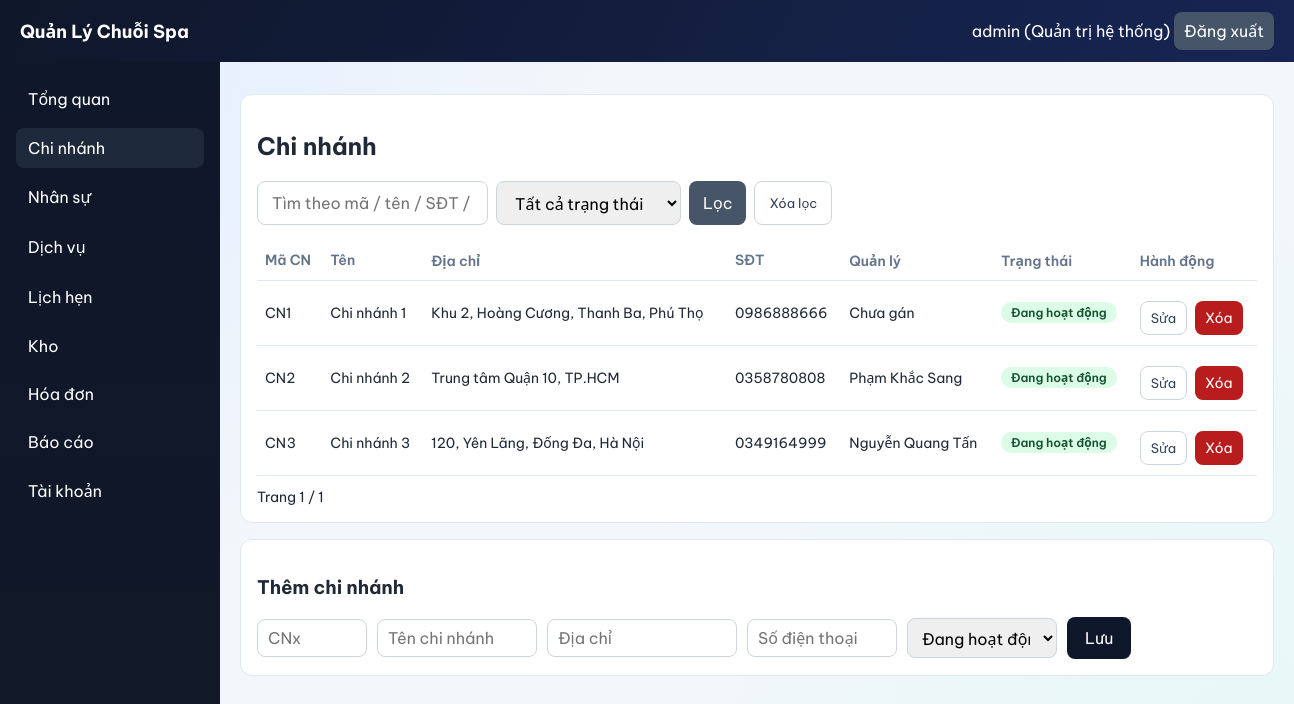
Screenshot of /web/branches (signed in) with the database file from the repository.
### backend/models.py (models this page shows, shortened)
class TimestampMixin:
    created_at = db.Column(db.DateTime, nullable=False, default=datetime.utcnow)
    updated_at = db.Column(
        db.DateTime,
        nullable=False,
        default=datetime.utcnow,
        onupdate=datetime.utcnow,
    )

class User(db.Model, TimestampMixin):
    __tablename__ = "users"
    id = db.Column(db.Integer, primary_key=True)
    username = db.Column(db.String(64), nullable=False, unique=True, index=True)
    password_hash = db.Column(db.String(255), nullable=False)
    role = db.Column(db.String(32), nullable=False, default="branch_manager")
    branch_id = db.Column(db.Integer, db.ForeignKey("branches.id"), nullable=True, index=True)
    staff_id = db.Column(db.Integer, db.ForeignKey("staffs.id"), nullable=True, index=True)
    is_active = db.Column(db.Boolean, nullable=False, default=True)
    branch = db.relationship("Branch", lazy="joined")
    staff = db.relationship("Staff", lazy="joined")
    @property
    def is_super_admin(self) -> bool:
        return self.role == "super_admin"

class Branch(db.Model, TimestampMixin):
    __tablename__ = "branches"
    id = db.Column(db.Integer, primary_key=True)
    branch_code = db.Column(db.String(16), nullable=True, unique=True, index=True)
    name = db.Column(db.String(255), nullable=False, unique=True)
    address = db.Column(db.String(500), nullable=True)
    phone = db.Column(db.String(32), nullable=True, unique=True)
    manager_name = db.Column(db.String(255), nullable=True)
    manager_staff_id = db.Column(db.Integer, db.ForeignKey("staffs.id"), nullable=True, index=True)
    status = db.Column(db.String(32), nullable=False, default="active")
    manager_staff = db.relationship("Staff", foreign_keys=[manager_staff_id], lazy="joined")

class Staff(db.Model, TimestampMixin):
    __tablename__ = "staffs"
    id = db.Column(db.Integer, primary_key=True)
    branch_id = db.Column(db.Integer, db.ForeignKey("branches.id"), nullable=False, index=True)
    full_name = db.Column(db.String(255), nullable=False)
    phone = db.Column(db.String(32), nullable=True, unique=True, index=True)
    title = db.Column(db.String(64), nullable=True)
    status = db.Column(db.String(32), nullable=False, default="active")
    start_date = db.Column(db.Date, nullable=True)
    note = db.Column(db.String(500), nullable=True)
    branch = db.relationship("Branch", foreign_keys=[branch_id], lazy="joined")

### backend/web_modules/chi_nhanh.py (the view, shortened to what this page needs)
@web_bp.get("/branches")
@roles_required("super_admin", "branch_manager")
def branches():
    user = g.web_user
    q = parse_text(request.args.get("q"))
    status = normalize_choice(request.args.get("status"), {"active", "inactive"}, "")
    edit_id = parse_int(request.args.get("edit_id"))
    page = parse_page(request.args.get("page"), default=1)
    query = Branch.query
    if not user.is_super_admin:
        query = query.filter(Branch.id == user.branch_id)
    if status:
        query = query.filter(Branch.status == status)
    pager = paginate(query.order_by(Branch.id.asc()), page=page, per_page=8)
    edit_row = None
    manager_options: list[Staff] = []
    if user.is_super_admin and edit_id:
        edit_row = db.session.get(Branch, edit_id)
        if edit_row is None:
            return branches_error("Không tìm thấy chi nhánh.", page=page, q=q, status=status)
        manager_options = list_branch_manager_candidates(edit_row.id, edit_row.manager_staff_id)
    form_data = {
        "branch_id": edit_row.id if edit_row else None,
        "branch_code": edit_row.branch_code if edit_row else "",
        "name": edit_row.name if edit_row else "",
        "address": edit_row.address if edit_row else "",
        "phone": edit_row.phone if edit_row else "",
        "manager_staff_id": edit_row.manager_staff_id if edit_row else None,
        "status": edit_row.status if edit_row else "active",
    }
    return render_template(
        "web/branches.html",
        rows=pager.items,
        pager=pager,
        q=q,
        status=status,
        edit_mode=bool(edit_row),
        form_data=form_data,
        manager_options=manager_options,
        can_edit=user.is_super_admin,
    )

### backend/web.py (called while the page is built)
def parse_text(value: str | None) -> str:
    return (value or "").strip()

def parse_int(value):
    try:
        return int(value)
    except (TypeError, ValueError):
        return None

def parse_page(value, default=1):
    page = parse_int(value)
    if page is None or page < 1:
        return default
    return page

def normalize_choice(value, allowed, default):
    text = parse_text(value).lower()
    if text in allowed:
        return text
    return default

def paginate(query, page, per_page=10):
    return query.paginate(page=page, per_page=per_page, error_out=False)

def role_label(role: str) -> str:
    return ROLE_LABELS.get(role, role)

def can_access_menu_for_user(user: User | None, menu_key: str) -> bool:
    if not user:
        return False
    return menu_key in ROLE_MENU_ACCESS.get(user.role, set())

def list_scope_branches(scope_ids: list[int], order_by: str = "name") -> list[Branch]:
    if not scope_ids:
        return []
    query = Branch.query.filter(Branch.id.in_(scope_ids))
    if order_by == "id":
        query = query.order_by(Branch.id.asc())
    else:
        query = query.order_by(Branch.name.asc())
    return query.all()

def user_scope_branch_ids(user: User | None) -> list[int]:
    if not user:
        return []
    if user.is_super_admin:
        rows = Branch.query.with_entities(Branch.id).order_by(Branch.id.asc()).all()
        return [int(branch_id) for (branch_id,) in rows]
    return [int(user.branch_id)] if user.branch_id else []

def pick_active_branch_id(user: User | None) -> int | None:
    scope_ids = user_scope_branch_ids(user)
    if not scope_ids:
        return None
    if user and not user.is_super_admin:
        return scope_ids[0]
    from_query = parse_int(request.args.get("branch_id"))
    if from_query in scope_ids:
        session["web_branch_id"] = from_query
        return from_query
    from_session = parse_int(session.get("web_branch_id"))
    if from_session in scope_ids:
        return from_session
    fallback = scope_ids[0]
    session["web_branch_id"] = fallback
    return fallback

def login_required(fn):
    @wraps(fn)
    def wrapper(*args, **kwargs):
        if not getattr(g, "web_user", None):
            return redirect(url_for("web.login"))
        return fn(*args, **kwargs)
    return wrapper

### backend/templates/web/branches.html (shortened to what this page needs)
{% extends "web/base.html" %}
{% block content %}
  <section class="panel">
    <h2>Chi nhánh</h2>
    <form method="get" class="inline filter-row">
      <input type="text" name="q" value="{{ q }}" placeholder="Tìm theo mã / tên / SĐT / địa chỉ">
      <select name="status">
        <option value="">Tất cả trạng thái</option>
      </select>
      <button type="submit" class="secondary">Lọc</button>
      <a href="{{ url_for('web.branches') }}" class="tiny-btn">Xóa lọc</a>
    </form>
    <table>
      <thead>
        <tr>
          <th>Mã CN</th>
          <th>Tên</th>
          <th>Địa chỉ</th>
          <th>SĐT</th>
          <th>Quản lý</th>
          <th>Trạng thái</th>
          {% if can_edit %}<th>Hành động</th>{% endif %}
        </tr>
      </thead>
      <tbody>
        {% for row in rows %}
          <tr>
            <td>{{ row.branch_code or ('CN' ~ row.id) }}</td>
            <td>{{ row.name }}</td>
            <td>{{ row.address or "-" }}</td>
            <td>{{ row.phone or '-' }}</td>
            <td>{{ row.manager_staff.full_name if row.manager_staff else 'Chưa gán' }}</td>
            <td>
              <span class="status status-{{ row.status }}">
                {{ 'Đang hoạt động' if row.status == 'active' else 'Ngừng hoạt động' }}
              </span>
            </td>
            {% if can_edit %}
              <td>
                <div class="inline-links">
                  <a
                    class="tiny-btn"
                    href="{{ url_for('web.branches', edit_id=row.id, page=pager.page, q=q, status=status) }}#branch-editor"
                  >Sửa</a>
                  <form
                    method="post"
                    action="{{ url_for('web.branches_delete') }}"
                    class="inline form-compact"
                    data-confirm-modal="1"
                    data-confirm-message="Bạn có chắc muốn xóa chi nhánh này không?"
                    data-confirm-ok-label="Xóa chi nhánh"
                  >
                    <button type="submit" class="warn">Xóa</button>
                  </form>
                </div>
              </td>
            {% endif %}
          </tr>
        {% else %}
          <tr><td colspan="{{ 7 if can_edit else 6 }}">Không có dữ liệu.</td></tr>
        {% endfor %}
      </tbody>
    </table>
    <div class="pager">
      <span>Trang {{ pager.page }} / {{ pager.pages or 1 }}</span>
    </div>
  </section>
  {% if can_edit %}
    <section class="panel edit-anchor-target" id="branch-editor">
      <h3>{% if edit_mode %}Cập nhật chi nhánh{% else %}Thêm chi nhánh{% endif %}</h3>
      <form method="post" action="{{ url_for('web.branches_save') }}" class="inline branch-form">
        <input type="text" name="branch_code" placeholder="CNx" value="{{ form_data.branch_code }}" required>
        <input type="text" name="name" placeholder="Tên chi nhánh" value="{{ form_data.name }}" required>
        <input type="text" name="address" placeholder="Địa chỉ" value="{{ form_data.address }}">
        <input type="text" name="phone" placeholder="Số điện thoại" value="{{ form_data.phone }}">
        <select name="status">
          <option value="active" {% if form_data.status == 'active' %}selected{% endif %}>Đang hoạt động</option>
        </select>
        <button type="submit" class="branch-save-btn">Lưu</button>
      </form>
    </section>
  {% endif %}
{% endblock %}

### backend/templates/web/base.html (shortened to what this page needs)
<!doctype html>
<html lang="vi">
  <head>
    <link rel="stylesheet" href="{{ url_for('web.static', filename='style.css') }}">
  </head>
  <body>
    <header class="topbar">
      <h1>Quản Lý Chuỗi Spa</h1>
      <div>
        {% if web_user %}
          <span>{{ web_user.username }} ({{ role_label(web_user.role) }})</span>
          <form method="post" action="{{ url_for('web.logout') }}" style="display:inline">
            <button type="submit" class="secondary">Đăng xuất</button>
          </form>
        {% endif %}
      </div>
    </header>
    <div class="layout">
      <aside class="sidebar">
        {% if can_access_menu('dashboard') %}
          <a href="{{ url_for('web.dashboard') }}" class="{% if request.path.startswith('/web/dashboard') %}active{% endif %}">Tổng quan</a>
        {% endif %}
        {% if can_access_menu('branches') %}
          <a href="{{ url_for('web.branches') }}" class="{% if request.path.startswith('/web/branches') %}active{% endif %}">Chi nhánh</a>
        {% endif %}
        {% if can_access_menu('staff') %}
          <a href="{{ url_for('web.staff') }}" class="{% if request.path.startswith('/web/staff') %}active{% endif %}">Nhân sự</a>
        {% endif %}
        {% if can_access_menu('services') %}
          <a href="{{ url_for('web.services') }}" class="{% if request.path.startswith('/web/services') %}active{% endif %}">Dịch vụ</a>
        {% endif %}
        {% if can_access_menu('appointments') %}
          <a href="{{ url_for('web.appointments') }}" class="{% if request.path.startswith('/web/appointments') %}active{% endif %}">Lịch hẹn</a>
        {% endif %}
        {% if can_access_menu('inventory') %}
          <a href="{{ url_for('web.inventory') }}" class="{% if request.path.startswith('/web/inventory') %}active{% endif %}">Kho</a>
        {% endif %}
        {% if can_access_menu('invoices') %}
          <a href="{{ url_for('web.invoices') }}" class="{% if request.path.startswith('/web/invoices') %}active{% endif %}">Hóa đơn</a>
        {% endif %}
        {% if can_access_menu('reports') %}
          <a href="{{ url_for('web.reports') }}" class="{% if request.path.startswith('/web/reports') %}active{% endif %}">Báo cáo</a>
        {% endif %}
        {% if can_access_menu('accounts') %}
          <a href="{{ url_for('web.accounts') }}" class="{% if request.path.startswith('/web/accounts') %}active{% endif %}">Tài khoản</a>
        {% endif %}
      </aside>
      <main class="content">
        {% block content %}{% endblock %}
      </main>
    </div>
  </body>
</html>

### backend/static/style.css (style rules this page uses)
:root { --bg: #f3f7fb; --surface: #ffffff; --text: #1f2937; --muted: #64748b; --border: #e2e8f0; --navy: #0f172a; --navy-soft: #1e293b; --green-bg: #dcfce7; --green-text: #14532d; --red-bg: #fee2e2; --red-text: #7f1d1d; }
* { box-sizing: border-box; }
body { margin: 0; font-family: "Be Vietnam Pro", "Segoe UI", Tahoma, sans-serif; background: radial-gradient(circle at 0% 0%, #e0ecff 0%, transparent 40%), radial-gradient(circle at 100% 100%, #e6f8f6 0%, transparent 45%), var(--bg); color: var(--text); }
a { color: inherit; text-decoration: none; }
.topbar { background: linear-gradient(120deg, var(--navy) 0%, #172554 100%); color: #fff; padding: 12px 20px; display: flex; justify-content: space-between; align-items: center; gap: 16px; }
.topbar h1 { font-size: 18px; margin: 0; }
.layout { display: grid; grid-template-columns: 220px 1fr; min-height: calc(100vh - 56px); }
.sidebar { background: linear-gradient(180deg, #0f172a 0%, #111827 100%); color: #fff; padding: 16px; position: sticky; top: 0; height: calc(100vh - 56px); }
.sidebar a { display: block; padding: 10px 12px; border-radius: 8px; margin-bottom: 8px; }
.sidebar a:hover, .sidebar a.active { background: var(--navy-soft); }
.content { padding: 20px; }
.inline-links { display: flex; gap: 8px; margin-top: 10px; }
.tiny-btn { display: inline-flex; align-items: center; justify-content: center; padding: 6px 10px; border: 1px solid #cbd5e1; border-radius: 8px; background: #fff; color: #334155; font-size: 13px; }
.panel { background: var(--surface); border-radius: 12px; border: 1px solid var(--border); padding: 16px; margin-bottom: 16px; }
.edit-anchor-target { scroll-margin-top: 84px; }
table { width: 100%; border-collapse: collapse; }
th, td { border-bottom: 1px solid var(--border); text-align: left; padding: 10px 8px; font-size: 14px; }
th { color: var(--muted); font-weight: 600; }
form.inline { display: flex; flex-wrap: wrap; gap: 8px; align-items: center; }
.filter-row { margin-bottom: 16px; }
.filter-row input, .filter-row select, .filter-row button, .filter-row .tiny-btn { min-height: 44px; padding: 10px 14px; }
.form-compact { margin: 0; }
input, select, button { padding: 8px 10px; border: 1px solid #cbd5e1; border-radius: 8px; font: inherit; }
button { background: var(--navy); color: #fff; border: none; cursor: pointer; }
button.secondary { background: #475569; }
button.warn { background: #b91c1c; }
.status { display: inline-flex; align-items: center; border-radius: 999px; padding: 2px 10px; font-size: 12px; font-weight: 600; }
.status-active { background: var(--green-bg); color: var(--green-text); }
.pager { display: flex; justify-content: space-between; align-items: center; margin-top: 12px; font-size: 14px; }

### backend/templates/web/branches.html (style rules this page uses)
form.inline.branch-form { display: grid; grid-template-columns: 110px minmax(160px, 1.2fr) minmax(180px, 1.5fr) minmax(150px, 1.1fr) minmax(150px, 1.1fr) 170px auto auto; gap: 10px; align-items: center; }
form.inline.branch-form > * { min-width: 0; }
form.inline.branch-form input, form.inline.branch-form select { width: 100%; }
form.inline.branch-form button { white-space: nowrap; }
form.inline.branch-form .branch-save-btn { min-height: 42px; padding: 10px 18px; width: fit-content; justify-self: start; }

### rows the page displays
User: username "admin", role "Quản trị hệ thống"
Branch: branch_code "CN1", name "Chi nhánh 1", address "Khu 2, Hoàng Cương, Thanh Ba, Phú Thọ", phone "0986888666", manager_staff "Chưa gán", status "Đang hoạt động"
Branch: branch_code "CN2", name "Chi nhánh 2", address "Trung tâm Quận 10, TP.HCM", phone "0358780808", manager_staff "Phạm Khắc Sang", status "Đang hoạt động"
Branch: branch_code "CN3", name "Chi nhánh 3", address "120, Yên Lãng, Đống Đa, Hà Nội", phone "0349164999", manager_staff "Nguyễn Quang Tấn", status "Đang hoạt động"

### other values shown
{{ pager.page }} "1"
{{ pager.pages or 1 }} "1"
